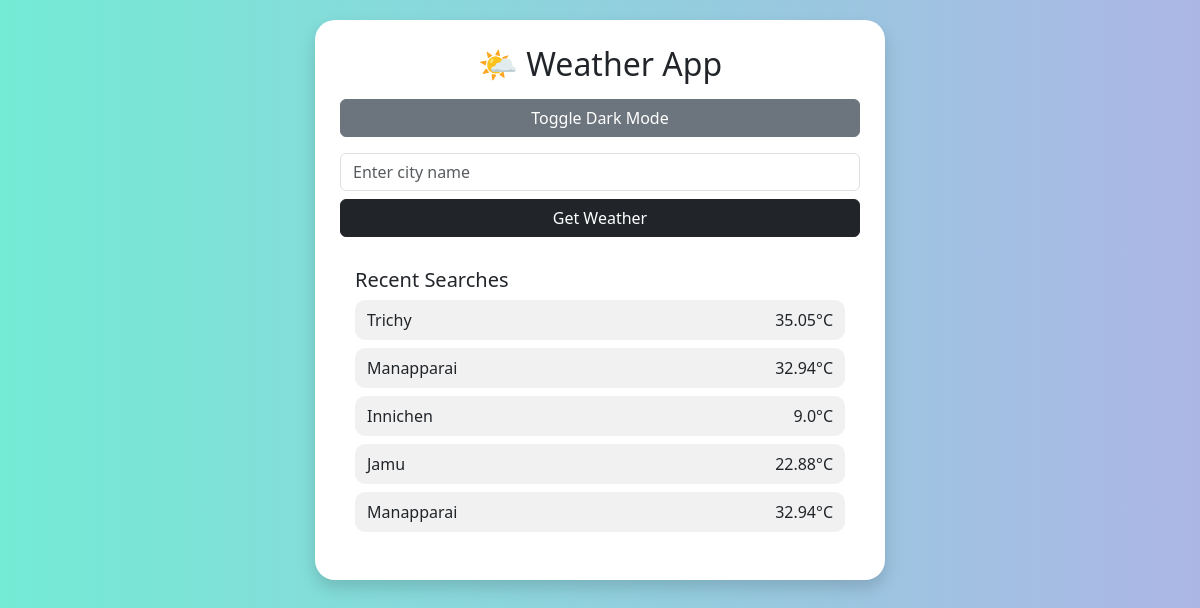
Before: / with the older database file.
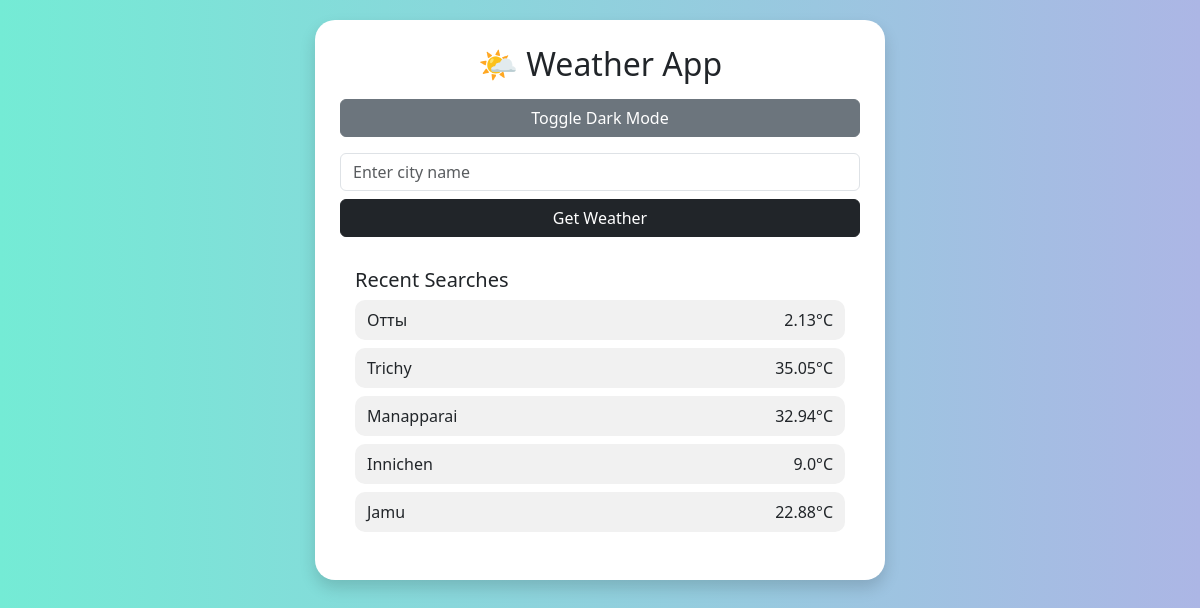
After: the same page with the newer database file.
### main/models.py (models this page shows, shortened)
class SearchHistory(models.Model):
    city_name = models.CharField()
    temperature = models.FloatField()
    humidity = models.FloatField()
    pressure = models.FloatField()
    description = models.TextField()
    searched_at = models.DateTimeField(auto_now_add=True)

### main/views.py (the view, shortened to what this page needs)
# urls.py: path('',weather,name="weather"),
def weather(request):
    weather = None
    errorMessage = None
    recent_searches = SearchHistory.objects.order_by('-searched_at')[:5]
    return render(request, "main/index.html", {
        "weather": weather,
        "errorMessage": errorMessage,
        "recent_searches": recent_searches
    })

### main/templates/main/index.html (shortened to what this page needs)
{% load static %}
<!DOCTYPE html>
<html>
<head>
    <link href="https://cdn.jsdelivr.net/npm/bootstrap@5.3.0/dist/css/bootstrap.min.css" rel="stylesheet">
</head>
<body class="default-bg">
<div class="container main-container d-flex justify-content-center align-items-start">
    <div class="col-md-6">
        <div class="card-box shadow">
            <h2 class="text-center mb-3">🌤 Weather App</h2>
            <button onclick="toggleDarkMode()" class="btn btn-secondary mb-3 w-100">
                 Toggle Dark Mode
            </button>
            <form method="post" class="mb-3">
                <input type="text" name="city" placeholder="Enter city name" class="form-control mb-2">
                <button type="submit" class="btn btn-dark w-100">Get Weather</button>
            </form>
            {% if recent_searches %}
            <div class="recent-box mt-3">
                <h5>Recent Searches</h5>
                {% for search in recent_searches %}
                <div class="recent-item d-flex justify-content-between">
                    <span>{{ search.city_name }}</span>
                    <span>{{ search.temperature }}&deg;C</span>
                </div>
                {% endfor %}
            </div>
            {% endif %}
        </div>
    </div>
</div>
</body>
</html>

### main/templates/main/index.html (style rules this page uses)
body { min-height: 100vh; transition: background 0.5s ease, color 0.3s ease; }
.main-container { min-height: 100vh; padding: 20px 0; }
.card-box { border-radius: 20px; padding: 25px; background: white; }
.recent-box { background: #ffffff; border-radius: 15px; padding: 15px; }
.recent-item { background: #f1f1f1; border-radius: 10px; padding: 8px 12px; margin-bottom: 8px; }
.default-bg { background: linear-gradient(to right, #74ebd5, #ACB6E5); }

Changed rows visible on the page:
no longer on this page (row unchanged): SearchHistory: city_name "Manapparai", temperature "32.94"
added SearchHistory: city_name "Отты", temperature "2.13"
